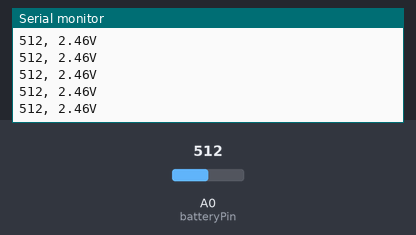
Simulated run of this sketch. Board: Arduino Uno, built with avr-gcc and run on an emulated ATmega328P. Shown: the last lines printed to the serial monitor. The inputs (shaded band) are chosen by the test bench; at power-on: A0 (batteryPin) = 512.

Above: at 1.2 s.
1.3 s: A0 (batteryPin) set to 716
At 1.31 s:
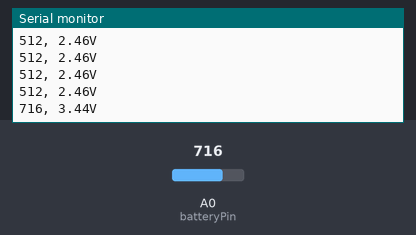
2.8 s: A0 (batteryPin) set to 900
At 2.82 s:
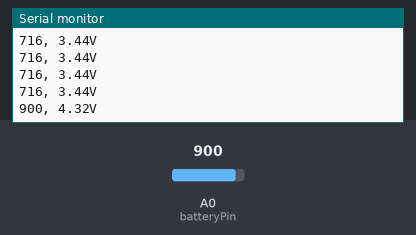
Timing chart, 0 to 5.8 s (numbered marks = the images above; inputs shaded):
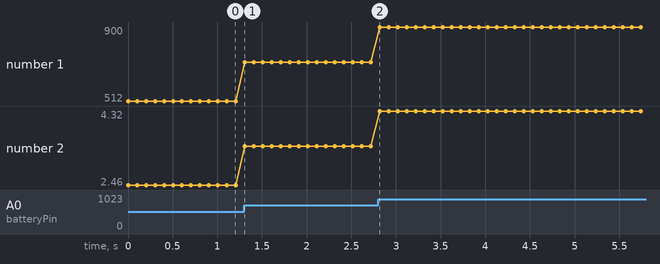

The sketch:

battery_voltage_tester.ino
```cpp
/*
Display5vOrless sketch
prints the voltage on analog pin to the serial port
Warning - do not connect more than 5 volts directly to an Arduino pin.
*/
const int referenceVolts = 5; const int batteryPin = 0;
void setup() {
Serial.begin(9600); }
void loop() {
// the default reference on a 5-volt board // battery is connected to analog pin 0
int val = analogRead(batteryPin); // read the value from the sensor
Serial.print(val);
Serial.print(", ");
//float volts = (val / 1023)*5;
// calculate the ratio
Serial.print(val*0.0048);
Serial.println("V");
// print the value in volts
delay(100);
}
```

Measured:
- after the input at 1.3 s, the serial monitor: prints a new line at once (image 1)
- after the input at 2.8 s, the serial monitor: prints a new line at once (image 2)
- plotted number 1: 512 → 716 after the input at 1.3 s, 716 → 900 after the input at 2.8 s
- plotted number 2: 2.46 → 3.44 after the input at 1.3 s, 3.44 → 4.32 after the input at 2.8 s
